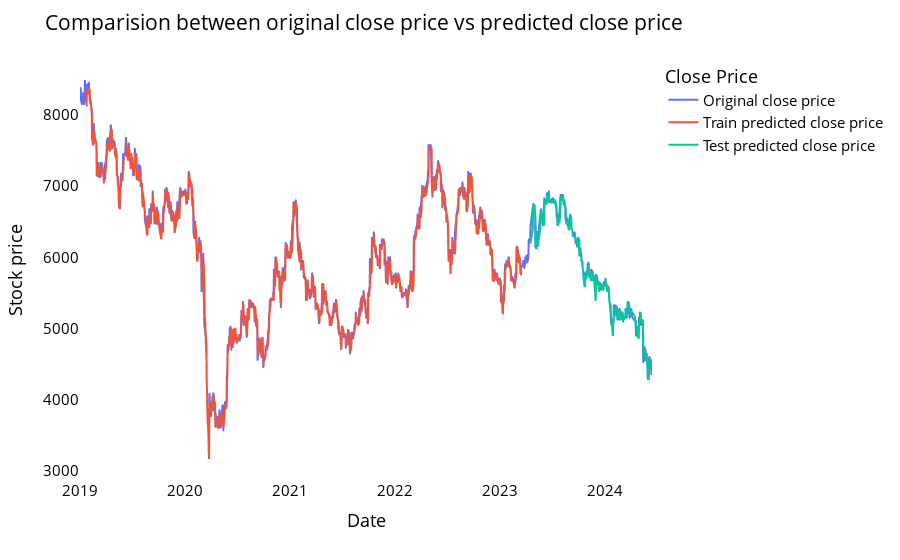

Notebook cell for this chart:
### Markdown cell above
<a name="lstmcomparechart"></a>

#### Comparision between original stock close price vs predicted close price

### Code cell
# shift train predictions for plotting

look_back=time_step
trainPredictPlot = np.empty_like(closedf)
trainPredictPlot[:, :] = np.nan
trainPredictPlot[look_back:len(train_predict)+look_back, :] = train_predict
print("Train predicted data: ", trainPredictPlot.shape)

# shift test predictions for plotting
testPredictPlot = np.empty_like(closedf)
testPredictPlot[:, :] = np.nan
testPredictPlot[len(train_predict)+(look_back*2)+1:len(closedf)-1, :] = test_predict
print("Test predicted data: ", testPredictPlot.shape)

names = cycle(['Original close price','Train predicted close price','Test predicted close price'])


plotdf = pd.DataFrame({'date': close_stock['date'],
                       'original_close': close_stock['close'],
                      'train_predicted_close': trainPredictPlot.reshape(1,-1)[0].tolist(),
                      'test_predicted_close': testPredictPlot.reshape(1,-1)[0].tolist()})

fig = px.line(plotdf,x=plotdf['date'], y=[plotdf['original_close'],plotdf['train_predicted_close'],
                                          plotdf['test_predicted_close']],
              labels={'value':'Stock price','date': 'Date'})
fig.update_layout(title_text='Comparision between original close price vs predicted close price',
                  plot_bgcolor='white', font_size=15, font_color='black', legend_title_text='Close Price')
fig.for_each_trace(lambda t:  t.update(name = next(names)))

fig.update_xaxes(showgrid=False)
fig.update_yaxes(showgrid=False)
fig.show()

### Figure 1 — Plotly figure (JSON) as saved in the notebook; plotly's stock layout.template omitted (floating-point values rounded to 4 significant figures; data arrays with more than 128 entries replaced by an {"elided": "..."} marker saying what was removed)
{"data": [{"hovertemplate": "variable=original_close<br>Date=%{x}<br>Stock price=%{y}<extra></extra>", "legendgroup": "original_close", "line": {"color": "#636efa", "dash": "solid"}, "marker": {"symbol": "circle"}, "mode": "lines", "name": "Original close price", "showlegend": true, "type": "scattergl", "x": {"elided": "1374 str values"}, "xaxis": "x", "y": {"elided": "1374 int values"}, "yaxis": "y"}, {"hovertemplate": "variable=train_predicted_close<br>Date=%{x}<br>Stock price=%{y}<extra></extra>", "legendgroup": "train_predicted_close", "line": {"color": "#EF553B", "dash": "solid"}, "marker": {"symbol": "circle"}, "mode": "lines", "name": "Train predicted close price", "showlegend": true, "type": "scattergl", "x": {"elided": "1374 str values"}, "xaxis": "x", "y": {"elided": "1374 float values"}, "yaxis": "y"}, {"hovertemplate": "variable=test_predicted_close<br>Date=%{x}<br>Stock price=%{y}<extra></extra>", "legendgroup": "test_predicted_close", "line": {"color": "#00cc96", "dash": "solid"}, "marker": {"symbol": "circle"}, "mode": "lines", "name": "Test predicted close price", "showlegend": true, "type": "scattergl", "x": {"elided": "1374 str values"}, "xaxis": "x", "y": {"elided": "1374 float values"}, "yaxis": "y"}], "layout": {"font": {"color": "black", "size": 15}, "legend": {"title": {"text": "Close Price"}, "tracegroupgap": 0}, "margin": {"t": 60}, "plot_bgcolor": "white", "title": {"text": "Comparision between original close price vs predicted close price"}, "xaxis": {"anchor": "y", "domain": [0, 1], "showgrid": false, "title": {"text": "Date"}}, "yaxis": {"anchor": "x", "domain": [0, 1], "showgrid": false, "title": {"text": "Stock price"}}}}
